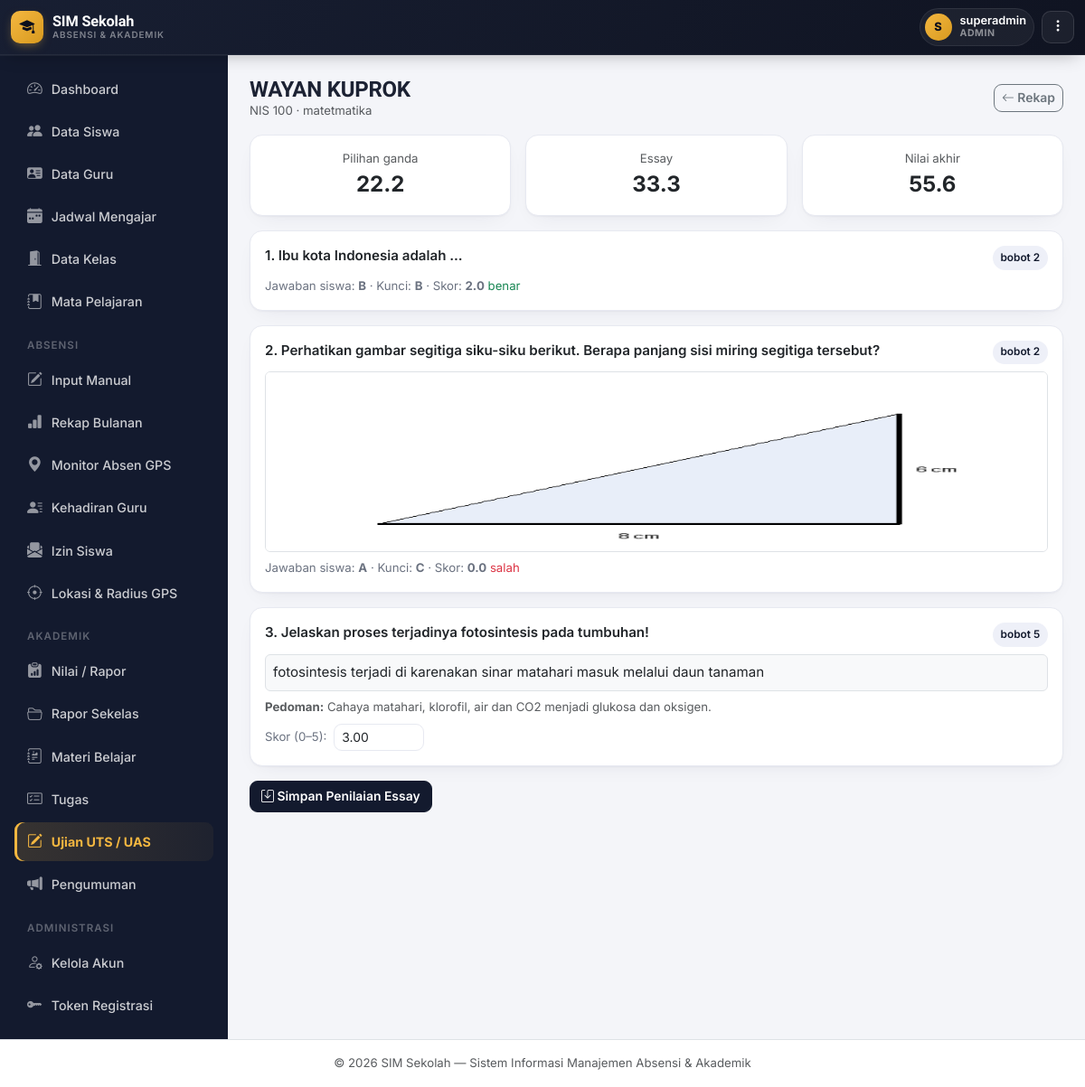
/ujian/hasil.php?id=3&peserta=1 (signed in), run on the app's committed database.
### tables this page shows
CREATE TABLE `ujian` (
  `id` int NOT NULL,
  `judul` varchar(150) NOT NULL,
  `jenis` enum('UTS','UAS') NOT NULL,
  `kelas_id` int NOT NULL,
  `mapel_id` int NOT NULL,
  `guru_id` int DEFAULT NULL,
  `guru_nama` varchar(100) DEFAULT NULL,
  `semester` enum('Ganjil','Genap') NOT NULL,
  `tahun_ajaran` varchar(20) NOT NULL,
  `petunjuk` text,
  `durasi_menit` int NOT NULL DEFAULT '60',
  `waktu_mulai` datetime NOT NULL,
  `waktu_selesai` datetime NOT NULL,
  `acak_soal` tinyint(1) NOT NULL DEFAULT '0',
  `status` enum('Draft','Terbit') NOT NULL DEFAULT 'Draft',
  `created_at` timestamp NULL DEFAULT CURRENT_TIMESTAMP
);

CREATE TABLE `ujian_peserta` (
  `id` int NOT NULL,
  `ujian_id` int NOT NULL,
  `siswa_id` int NOT NULL,
  `waktu_mulai` datetime NOT NULL,
  `waktu_selesai` datetime DEFAULT NULL,
  `status` enum('Berlangsung','Selesai') NOT NULL DEFAULT 'Berlangsung',
  `nilai_pg` decimal(6,2) NOT NULL DEFAULT '0.00',
  `nilai_essay` decimal(6,2) NOT NULL DEFAULT '0.00',
  `nilai_akhir` decimal(6,2) NOT NULL DEFAULT '0.00',
  `dinilai` tinyint(1) NOT NULL DEFAULT '0'
);

CREATE TABLE `siswa` (
  `id` int NOT NULL,
  `nis` varchar(20) NOT NULL,
  `nisn` varchar(20) DEFAULT NULL,
  `nama_lengkap` varchar(100) NOT NULL,
  `jenis_kelamin` enum('L','P') NOT NULL,
  `tempat_lahir` varchar(50) DEFAULT NULL,
  `tanggal_lahir` date DEFAULT NULL,
  `agama` varchar(30) DEFAULT NULL,
  `alamat` text,
  `no_hp` varchar(20) DEFAULT NULL,
  `email` varchar(100) DEFAULT NULL,
  `nama_ayah` varchar(100) DEFAULT NULL,
  `nama_ibu` varchar(100) DEFAULT NULL,
  `no_hp_ortu` varchar(20) DEFAULT NULL,
  `pekerjaan_ortu` varchar(50) DEFAULT NULL,
  `foto` varchar(255) DEFAULT NULL,
  `kelas_id` int DEFAULT NULL,
  `status` enum('Aktif','Pindah','Lulus','Keluar') DEFAULT 'Aktif',
  `tanggal_masuk` date DEFAULT NULL,
  `created_at` timestamp NULL DEFAULT CURRENT_TIMESTAMP
);

CREATE TABLE `ujian_jawaban` (
  `id` int NOT NULL,
  `peserta_id` int NOT NULL,
  `soal_id` int NOT NULL,
  `jawaban` mediumtext,
  `skor` decimal(5,2) DEFAULT NULL
);

CREATE TABLE `ujian_soal` (
  `id` int NOT NULL,
  `ujian_id` int NOT NULL,
  `tipe` enum('pilihan_ganda','essay') NOT NULL,
  `pertanyaan` text NOT NULL,
  `gambar` varchar(255) DEFAULT NULL,
  `opsi_a` varchar(500) DEFAULT NULL,
  `opsi_b` varchar(500) DEFAULT NULL,
  `opsi_c` varchar(500) DEFAULT NULL,
  `opsi_d` varchar(500) DEFAULT NULL,
  `opsi_e` varchar(500) DEFAULT NULL,
  `kunci` char(1) DEFAULT NULL,
  `pedoman` text,
  `bobot` decimal(5,2) NOT NULL DEFAULT '1.00',
  `urutan` int NOT NULL DEFAULT '0',
  `created_at` timestamp NULL DEFAULT CURRENT_TIMESTAMP
);

### includes/auth.php (called while the page is built, shortened)
<?php
require_once __DIR__ . '/functions.php';
function currentUser() {
    return [
        'id'       => $_SESSION['user_id'] ?? null,
        'nama'     => $_SESSION['user_nama'] ?? '',
        'role'     => $_SESSION['user_role'] ?? '',
        'siswa_id' => $_SESSION['user_siswa_id'] ?? null,
    ];
}

### ujian/_lib.php (called while the page is built, shortened)
<?php
function ujianAmbil($pdo, $id) {
    $stmt = $pdo->prepare("
        SELECT u.*, k.nama_kelas, m.nama_mapel
        FROM ujian u
        JOIN kelas k ON k.id = u.kelas_id
        JOIN mata_pelajaran m ON m.id = u.mapel_id
        WHERE u.id = ?
    ");
    $stmt->execute([$id]);
    return $stmt->fetch();
}
function ujianUrlGambar($nama) {
    return BASE_URL . '/uploads/ujian_soal/' . rawurlencode($nama);
}

### includes/functions.php (called while the page is built, shortened)
<?php
function clean($str) {
    return htmlspecialchars(trim($str ?? ''), ENT_QUOTES, 'UTF-8');
}

### ujian/hasil.php (the view, shortened to what this page needs)
<?php
require_once __DIR__ . '/../includes/auth.php';
require_once __DIR__ . '/_lib.php';
$ujianId = (int)($_GET['id'] ?? 0);
$ujian = ujianAmbil($pdo, $ujianId);
$pesertaId = (int)($_GET['peserta'] ?? 0);
include __DIR__ . '/../includes/header.php';
if ($pesertaId) {
    $stmt = $pdo->prepare("
        SELECT p.*, s.nama_lengkap, s.nis FROM ujian_peserta p
        JOIN siswa s ON s.id = p.siswa_id
        WHERE p.id = ? AND p.ujian_id = ?
    ");
    $stmt->execute([$pesertaId, $ujianId]);
    $p = $stmt->fetch();
    $stmt = $pdo->prepare("
        SELECT s.*, j.jawaban, j.skor FROM ujian_soal s
        LEFT JOIN ujian_jawaban j ON j.soal_id = s.id AND j.peserta_id = ?
        WHERE s.ujian_id = ? ORDER BY s.urutan, s.id
    ");
    $stmt->execute([$pesertaId, $ujianId]);
    $soalList = $stmt->fetchAll();
    ?>
    <div class="d-flex justify-content-between align-items-center mb-3 flex-wrap gap-2">
      <div>
        <h4 class="fw-bold mb-0"><?= clean($p['nama_lengkap']) ?></h4>
        <div class="small text-muted">NIS <?= clean($p['nis']) ?> &middot; <?= clean($ujian['judul']) ?></div>
      </div>
      <a href="hasil.php?id=<?= $ujianId ?>" class="btn btn-outline-secondary btn-sm"><i class="bi bi-arrow-left"></i> Rekap</a>
    </div>
    <div class="row g-3 mb-3">
      <div class="col-4"><div class="card p-3 text-center"><div class="small text-muted">Pilihan ganda</div><div class="fs-4 fw-bold"><?= number_format($p['nilai_pg'], 1) ?></div></div></div>
      <div class="col-4"><div class="card p-3 text-center"><div class="small text-muted">Essay</div><div class="fs-4 fw-bold"><?= number_format($p['nilai_essay'], 1) ?></div></div></div>
      <div class="col-4"><div class="card p-3 text-center"><div class="small text-muted">Nilai akhir<?= $p['dinilai'] ? '' : ' (sementara)' ?></div><div class="fs-4 fw-bold"><?= number_format($p['nilai_akhir'], 1) ?></div></div></div>
    </div>
    <form method="POST">
      <?php foreach ($soalList as $i => $s): ?>
      <div class="card p-3 mb-3">
        <div class="d-flex justify-content-between gap-2">
          <div class="fw-semibold"><?= $i + 1 ?>. <?= nl2br(clean($s['pertanyaan'])) ?></div>
          <span class="badge-soft brand text-nowrap">bobot <?= rtrim(rtrim(number_format($s['bobot'], 2), '0'), '.') ?></span>
        </div>
        <?php if (!empty($s['gambar'])): ?>
          <img src="<?= clean(ujianUrlGambar($s['gambar'])) ?>" alt="Gambar soal" class="img-fluid rounded border mt-2" style="max-height:200px;">
        <?php endif; ?>
        <?php if ($s['tipe'] === 'pilihan_ganda'): ?>
          <div class="mt-2 small">
            Jawaban siswa: <strong><?= $s['jawaban'] !== '' && $s['jawaban'] !== null ? strtoupper(clean($s['jawaban'])) : '(kosong)' ?></strong>
            &middot; Kunci: <strong><?= strtoupper(clean($s['kunci'])) ?></strong>
            &middot; Skor: <strong><?= number_format((float)$s['skor'], 1) ?></strong>
            <?= ((float)$s['skor'] > 0) ? '<span class="text-success">benar</span>' : '<span class="text-danger">salah</span>' ?>
          </div>
        <?php else: ?>
          <div class="border rounded p-2 mt-2 bg-light" style="white-space:pre-wrap;"><?= trim((string)$s['jawaban']) !== '' ? clean($s['jawaban']) : '<span class="text-muted">(tidak dijawab)</span>' ?></div>
          <?php if (!empty($s['pedoman'])): ?>
            <div class="small text-muted mt-2"><strong>Pedoman:</strong> <?= nl2br(clean($s['pedoman'])) ?></div>
          <?php endif; ?>
          <div class="d-flex align-items-center gap-2 mt-2">
            <label class="small mb-0">Skor (0&ndash;<?= rtrim(rtrim(number_format($s['bobot'], 2), '0'), '.') ?>):</label>
            <input type="number" name="skor[<?= (int)$s['id'] ?>]" step="0.5" min="0" max="<?= clean($s['bobot']) ?>" value="<?= $s['skor'] !== null ? clean($s['skor']) : '' ?>" class="form-control form-control-sm" style="width:100px;">
          </div>
        <?php endif; ?>
      </div>
      <?php endforeach; ?>
      <button class="btn btn-primary mb-4"><i class="bi bi-save"></i> Simpan Penilaian Essay</button>
    </form>
    <?php
    include __DIR__ . '/../includes/footer.php';
    exit;
}
?>
<?php include __DIR__ . '/../includes/footer.php'; ?>

### includes/header.php (shortened to what this page needs)
<!DOCTYPE html>
<html lang="id">
<head>
<link href="https://cdn.jsdelivr.net/npm/bootstrap@5.3.3/dist/css/bootstrap.min.css" rel="stylesheet">
<link href="https://cdn.jsdelivr.net/npm/bootstrap-icons@1.11.3/font/bootstrap-icons.css" rel="stylesheet">
<link href="<?= BASE_URL ?>/assets/css/style.css" rel="stylesheet">
</head>
<body>
<?php
$roleNow = currentUser()['role'];
$roleLabel = ['admin'=>'Admin','guru'=>'Guru','wali_kelas'=>'Wali Kelas','siswa'=>'Siswa'][$roleNow] ?? $roleNow;
$namaNow = currentUser()['nama'];
$inisial = strtoupper(mb_substr($namaNow ?: '?', 0, 1));
$fotoTopbar = null;
?>
<nav class="navbar navbar-expand-lg gv-topbar sticky-top">
  <div class="container-fluid">
    <a class="gv-brand" href="<?= BASE_URL ?>/index.php">
      <span class="gv-brand-badge"><i class="bi bi-mortarboard-fill"></i></span>
      <span class="gv-brand-text d-none d-sm-block">
        SIM Sekolah
        <small>Absensi &amp; Akademik</small>
      </span>
    </a>
    <div class="ms-auto d-flex align-items-center gap-2">
      <div class="gv-user-chip">
        <div class="gv-user-avatar">
          <?php if ($fotoTopbar): ?>
            <img src="<?= clean($fotoTopbar) ?>" alt="Foto profil">
          <?php else: ?>
            <?= clean($inisial) ?>
          <?php endif; ?>
        </div>
        <div class="gv-user-meta d-none d-sm-block">
          <div class="name"><?= clean($namaNow) ?></div>
          <div class="role"><?= clean($roleLabel) ?></div>
        </div>
      </div>
      <div class="gv-more-wrap">
        <button class="gv-more-btn" type="button" id="btnUserMenu" aria-expanded="false" title="Menu akun">
          <i class="bi bi-three-dots-vertical"></i>
        </button>
      </div>
    </div>
  </div>
</nav>
<div class="d-flex">
<?php include __DIR__ . '/sidebar.php'; ?>
<main class="flex-grow-1 p-3 p-md-4 content-area">

### assets/css/style.css (style rules this page uses)
:root { --ink: #14173A; --ink-soft: #565B82; --bg: #F1F3FA; --surface: #FFFFFF; --line: #E4E7F2; --brand: #4338CA; --brand-2: #6D28D9; --brand-soft: #EEECFD; --gps: #0D9488; --gps-2: #0EA5A4; --gps-soft: #E1F5F3; --good: #16A34A; --good-soft: #E7F7ED; --warn: #D97706; --warn-soft: #FEF3E1; --bad: #DC2626; --bad-soft: #FCE8E7; --info: #2563EB; --info-soft: #E8EEFD; --radius-lg: 20px; --radius-md: 14px; --radius-sm: 9px; --shadow-1: 0 1px 2px rgba(20,23,58,.04), 0 8px 24px -12px rgba(20,23,58,.10); --shadow-2: 0 4px 10px rgba(20,23,58,.06), 0 16px 40px -16px rgba(20,23,58,.18); }
* { box-sizing: border-box; }
body { background: var(--bg); color: var(--ink); font-family: 'Inter', system-ui, sans-serif; font-size: .945rem; -webkit-font-smoothing: antialiased; }
h1, h2, h3, h4, h5, h6, .font-display { font-family: 'Sora', 'Inter', sans-serif; letter-spacing: -0.01em; color: var(--ink); }
a { text-decoration: none; }
small, .small { color: var(--ink-soft); }
.content-area { min-height: calc(100vh - 60px); padding-bottom: 90px; }
.card { border: 1px solid var(--line); border-radius: var(--radius-md); box-shadow: var(--shadow-1); }
.badge-soft { border-radius: 999px; font-weight: 600; font-size: .74rem; padding: .38em .75em; }
.badge-soft.brand { background: var(--brand-soft);color: var(--brand); }
.form-control, .form-select { border-radius: var(--radius-sm); border-color: var(--line); font-size: .89rem; }
.btn { border-radius: var(--radius-sm); font-weight: 600; font-size: .87rem; }
.btn-primary { background: var(--brand); border-color: var(--brand); }

### includes/theme_gov.php (style rules this page uses)
:root { --navy:#131A2E; --navy-2:#0B0F1D; --navy-3:#1C2540; --gold:#F4B740; --gold-soft:#FDF3DD; --bg:#F4F5F9; --surface:#FFFFFF; --line:#E7E9F1; --ink:#1C2233; --ink-soft:#6B7280; --brand:#131A2E; --brand-2:#0B0F1D; --brand-soft:#EEF0F8; --gps:#2563EB; --gps-soft:#EAF2FE; --good:#16A34A; --good-soft:#E7F6EC; --warn:#EA7A1B; --warn-soft:#FDEEE0; --bad:#DC2626; --bad-soft:#FCEAEA; --info:#2563EB; --info-soft:#EAF2FE; --r-lg:16px; --r-md:12px; --r-sm:9px; --sh-sm:0 1px 2px rgba(19,26,46,.04), 0 1px 3px rgba(19,26,46,.06); --sh-md:0 4px 10px -2px rgba(19,26,46,.08), 0 8px 24px -8px rgba(19,26,46,.10); --sh-lg:0 12px 28px -6px rgba(19,26,46,.16), 0 4px 10px -4px rgba(19,26,46,.10); --ease:cubic-bezier(.4,0,.2,1); }
* { scrollbar-width:thin; scrollbar-color:#C7CBDA transparent; }
body { background:var(--bg); color:var(--ink); font-family:'Inter',system-ui,sans-serif; }
.form-control, .form-select { border-radius:var(--r-sm); border-color:var(--line); font-size:.87rem; transition:border-color .15s, box-shadow .15s; }

### data on the page
ujian: guru_nama "S", guru_nama "superadmin", judul "matetmatika"
ujian_peserta: siswa.nama_lengkap "WAYAN KUPROK", siswa.nis "100", nilai_pg "22.2", nilai_essay "33.3", nilai_akhir "55.6"
ujian_jawaban: soal.pertanyaan "Ibu kota Indonesia adalah ...", soal.bobot "2", jawaban "B", soal.kunci "B", skor "2.0", shows "benar"
ujian_jawaban: soal.pertanyaan "Perhatikan gambar segitiga siku-siku berikut. Berapa panjang sisi miring segitiga tersebut?", soal.bobot "2", soal.gambar (picture), jawaban "A", soal.kunci "C", skor "0.0", shows "salah"
ujian_jawaban: soal.pertanyaan "Jelaskan proses terjadinya fotosintesis pada tumbuhan!", soal.bobot "5", jawaban "fotosintesis terjadi di karenakan sinar matahari masuk melalui daun tanaman", soal.pedoman "Cahaya matahari, klorofil, air dan CO2 menjadi glukosa dan oksigen.", skor "3.00"

### other printed values
$roleLabel "ADMIN"
$labelMenuIzin "Izin Siswa"
